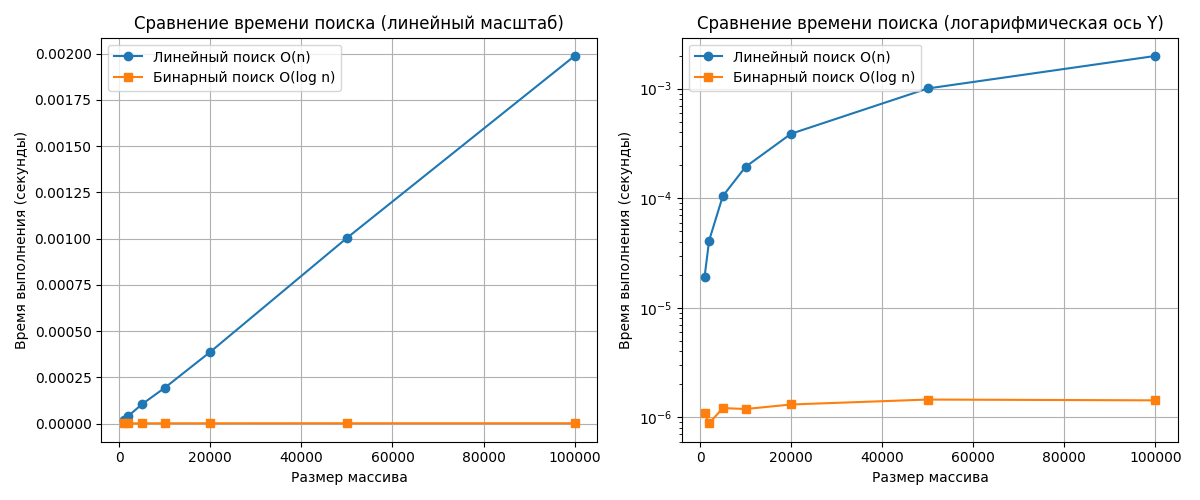

Here is the Python script that generated this plot:
import time
import random
import matplotlib.pyplot as plt
import numpy as np

def linear_search(arr, target):
    """
    Линейный поиск элемента в массиве.
    Возвращает индекс элемента или -1, если элемент не найден.
    """
    for i in range(len(arr)):  # O(n) - цикл по всем элементам
        if arr[i] == target:   # O(1) - сравнение
            return i           # O(1) - возврат значения
    return -1                  # O(1) - возврат значения
    # Общая сложность: O(n)

def binary_search(arr, target):
    """
    Бинарный поиск элемента в отсортированном массиве.
    Возвращает индекс элемента или -1, если элемент не найден.
    """
    left = 0                   # O(1) - инициализация
    right = len(arr) - 1       # O(1) - получение длины массива
    
    while left <= right:       # O(log n) - цикл выполняется log2(n) раз
        mid = (left + right) // 2  # O(1) - вычисление среднего индекса
        if arr[mid] == target:      # O(1) - сравнение
            return mid              # O(1) - возврат значения
        elif arr[mid] < target:     # O(1) - сравнение
            left = mid + 1          # O(1) - присваивание
        else:                       # O(1) - сравнение
            right = mid - 1         # O(1) - присваивание
    
    return -1                   # O(1) - возврат значения
    # Общая сложность: O(log n)

def generate_sorted_array(size):
    """Генерация отсортированного массива заданного размера."""
    arr = list(range(size))           # O(n) - создание массива
    return arr                        # O(1) - возврат массива

def measure_time(search_func, arr, target, repetitions=10):
    """
    Измерение среднего времени выполнения функции поиска.
    """
    total_time = 0
    
    for _ in range(repetitions):  # O(repetitions) - повторения измерений
        start_time = time.time()  # O(1) - получение времени
        search_func(arr, target)  # O(сложность поиска)
        end_time = time.time()    # O(1) - получение времени
        total_time += (end_time - start_time)  # O(1) - сложение
    
    return total_time / repetitions  # O(1) - деление

def main():
    """Основная функция для проведения экспериментов."""
    # Размеры массивов для тестирования
    sizes = [1000, 2000, 5000, 10000, 20000, 50000, 100000]
    
    # Целевые элементы для поиска (последний элемент в массиве)
    targets = [size - 1 for size in sizes]
    
    # Времена выполнения для каждого алгоритма
    linear_times = []
    binary_times = []
    
    print("Измерение времени выполнения...")
    print("Размер массива | Линейный поиск (с) | Бинарный поиск (с)")
    print("-" * 55)
    
    for i, size in enumerate(sizes):
        # Генерация отсортированного массива
        arr = generate_sorted_array(size)
        target = targets[i]
        
        # Измерение времени для линейного поиска
        linear_time = measure_time(linear_search, arr, target)
        linear_times.append(linear_time)
        
        # Измерение времени для бинарного поиска
        binary_time = measure_time(binary_search, arr, target)
        binary_times.append(binary_time)
        
        print(f"{size:12} | {linear_time:.8f} | {binary_time:.8f}")
    
    # Построение графиков
    plt.figure(figsize=(12, 5))
    
    # График 1: Линейный масштаб
    plt.subplot(1, 2, 1)
    plt.plot(sizes, linear_times, 'o-', label='Линейный поиск O(n)')
    plt.plot(sizes, binary_times, 's-', label='Бинарный поиск O(log n)')
    plt.xlabel('Размер массива')
    plt.ylabel('Время выполнения (секунды)')
    plt.title('Сравнение времени поиска (линейный масштаб)')
    plt.legend()
    plt.grid(True)
    
    # График 2: Логарифмический масштаб по оси Y
    plt.subplot(1, 2, 2)
    plt.plot(sizes, linear_times, 'o-', label='Линейный поиск O(n)')
    plt.plot(sizes, binary_times, 's-', label='Бинарный поиск O(log n)')
    plt.xlabel('Размер массива')
    plt.ylabel('Время выполнения (секунды)')
    plt.title('Сравнение времени поиска (логарифмическая ось Y)')
    plt.legend()
    plt.grid(True)
    plt.yscale('log')  # Логарифмическая шкала по оси Y
    
    plt.tight_layout()
    plt.savefig('search_comparison.png')
    plt.show()
    
    # Анализ результатов
    print("\nАнализ результатов:")
    print("1. Линейный поиск показывает линейный рост времени с увеличением размера массива")
    print("2. Бинарный поиск показывает логарифмический рост времени")
    print("3. Для больших массивов бинарный поиск значительно эффективнее")

if __name__ == "__main__":
    main()